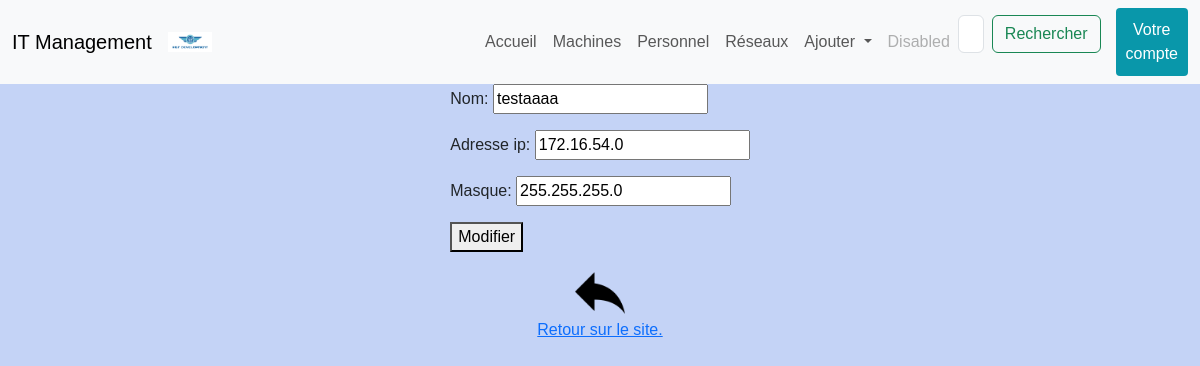
The page /modifier_reseau/1 (signed in) on the database its author committed.
### projetApp/models.py (models this page shows, shortened)
class Reseau(models.Model):
	id = models.AutoField(
		primary_key = True,
		editable = False,
		unique = True,
	)
	nom = models.CharField(max_length= 32, unique=True)
	adresse_ip = models.CharField(max_length=15, validators=[validate_ipv4_address])
	masque = models.CharField(max_length= 15, validators=[validate_ipv4_address])

### projetApp/views.py (the view)
# urls.py: path('modifier_reseau/<pk>', views.modifier_reseau_view, name='modifier_reseau'),
def modifier_reseau_view(request, pk):
    instance = get_object_or_404(Reseau, pk=pk)
    if request.method == 'POST':
        form = ReseauForm(request.POST, instance=instance)
        if form.is_valid():
            form.save()
            return redirect('reseau')
    else:
        form = ReseauForm(instance=instance)
    return render(request, 'templates/html/modifier_reseau.html', {'form': form})

### projetApp/forms.py
class ReseauForm(forms.ModelForm):
    class Meta:
        model = Reseau
        fields = ['nom', 'adresse_ip', 'masque']

### projetApp/templates/html/modifier_reseau.html (shortened to what this page needs)
{%extends "index.html" %}
{% block content %}
    {% if request.user.is_superuser %}
    <form method="POST">
        {{ form.as_p }}
        <button type="submit">Modifier</button>
    </form>
    {% load static %}
    <a href="{% url 'reseau' %}"><img src="{% static 'images/retour.png' %}" height="50px" width="50px"></a>
    <a href="{% url 'reseau' %}"><p>Retour sur le site.</p></a>
    {% else %}
    {% load static %}
    {% endif %}
{% endblock %}

### projetApp/static/css/style.css (style rules this page uses)
body { background-color: #c4d3f6; font-family: 'Arial', sans-serif; }

### rows shown on the page
Reseau: nom "testaaaa", adresse_ip "172.16.54.0", masque "255.255.255.0"
